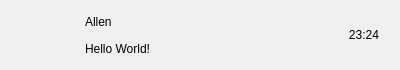
<?xml version="1.0" encoding="UTF-8"?>
<ui version="4.0">
 <class>ChatUserWid</class>
 <widget class="QWidget" name="ChatUserWid">
  <property name="geometry">
   <rect>
    <x>0</x>
    <y>0</y>
    <width>400</width>
    <height>70</height>
   </rect>
  </property>
  <property name="minimumSize">
   <size>
    <width>0</width>
    <height>70</height>
   </size>
  </property>
  <property name="maximumSize">
   <size>
    <width>16777215</width>
    <height>70</height>
   </size>
  </property>
  <property name="windowTitle">
   <string>Form</string>
  </property>
  <layout class="QHBoxLayout" name="horizontalLayout">
   <property name="spacing">
    <number>5</number>
   </property>
   <property name="topMargin">
    <number>2</number>
   </property>
   <property name="bottomMargin">
    <number>2</number>
   </property>
   <item>
    <widget class="QWidget" name="icon_wid" native="true">
     <property name="minimumSize">
      <size>
       <width>60</width>
       <height>60</height>
      </size>
     </property>
     <property name="maximumSize">
      <size>
       <width>60</width>
       <height>60</height>
      </size>
     </property>
     <widget class="QLabel" name="icon_lb">
      <property name="geometry">
       <rect>
        <x>0</x>
        <y>2</y>
        <width>45</width>
        <height>45</height>
       </rect>
      </property>
      <property name="minimumSize">
       <size>
        <width>45</width>
        <height>45</height>
       </size>
      </property>
      <property name="maximumSize">
       <size>
        <width>45</width>
        <height>45</height>
       </size>
      </property>
      <property name="text">
       <string/>
      </property>
     </widget>
     <widget class="QLabel" name="red_point">
      <property name="geometry">
       <rect>
        <x>30</x>
        <y>0</y>
        <width>30</width>
        <height>30</height>
       </rect>
      </property>
      <property name="minimumSize">
       <size>
        <width>30</width>
        <height>30</height>
       </size>
      </property>
      <property name="maximumSize">
       <size>
        <width>30</width>
        <height>30</height>
       </size>
      </property>
      <property name="text">
       <string/>
      </property>
     </widget>
    </widget>
   </item>
   <item>
    <widget class="QWidget" name="user_info_wid" native="true">
     <layout class="QVBoxLayout" name="verticalLayout">
      <item>
       <widget class="QLabel" name="user_name_lb">
        <property name="text">
         <string>Allen</string>
        </property>
       </widget>
      </item>
      <item>
       <widget class="QLabel" name="user_chat_lb">
        <property name="text">
         <string>Hello World!</string>
        </property>
       </widget>
      </item>
     </layout>
    </widget>
   </item>
   <item>
    <widget class="QWidget" name="time_wid" native="true">
     <property name="minimumSize">
      <size>
       <width>50</width>
       <height>50</height>
      </size>
     </property>
     <property name="maximumSize">
      <size>
       <width>50</width>
       <height>50</height>
      </size>
     </property>
     <layout class="QHBoxLayout" name="horizontalLayout_3">
      <item>
       <widget class="QLabel" name="time_lb">
        <property name="text">
         <string>23:24</string>
        </property>
        <property name="alignment">
         <set>Qt::AlignmentFlag::AlignCenter</set>
        </property>
       </widget>
      </item>
     </layout>
    </widget>
   </item>
  </layout>
 </widget>
 <resources/>
 <connections/>
</ui>
